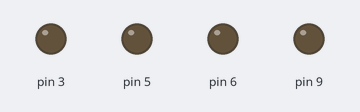
Simulated run of this sketch. Board: Arduino Uno, built with avr-gcc and run on an emulated ATmega328P. Shown: output pins drawn as LEDs (lit = HIGH).

Above: at 0.15 s.
At 9.25 s:
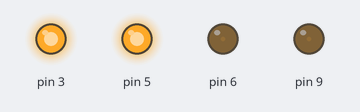
At 14.64 s:
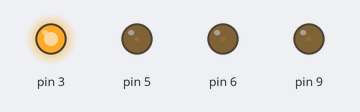
At 25.75 s:
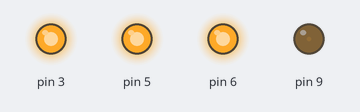
Timing chart, 0 to 25.9 s (numbered marks = the images above):
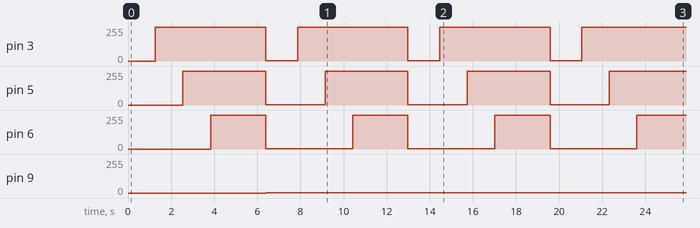

The sketch:

les1_knipperlampje.ino
```cpp
void setup() {
  pinMode(3,OUTPUT);
  pinMode(5,OUTPUT);
  pinMode(6,OUTPUT);
  pinMode(9,OUTPUT);
}

void loop() {
  for (int i=0;i<255;i++) {
    analogWrite(3, i);
    delay(5);
  }

  for (int i=0;i<255;i++) {
    analogWrite(5, i);
    delay(5);
  }

    for (int i=0;i<255;i++) {
    analogWrite(6, i);
    delay(5);
  }

    for (int i=0;i<255;i++) {
    analogWrite(9, i);
    delay(5);
  }

  for (int i=255;i>0;i--) {
    analogWrite(3, i);
    analogWrite(5, i);
    analogWrite(6, i);
    analogWrite(9, i);
    delay(5);
  }

  delay(200);
}
```

Measured:
- by itself, pin 3: alternates 254/255 for 5.1 s and 1/255 for 1.5 s
- by itself, pin 5: alternates 254/255 for 3.8 s and 1/255 for 2.8 s
- by itself, pin 6: alternates 254/255 for 2.6 s and 1/255 for 4.0 s
- by itself, pin 9: 0/255 → 1/255 at 6.4 s
